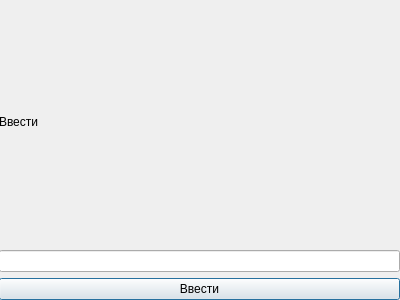
<?xml version="1.0" encoding="UTF-8"?>
<ui version="4.0">
 <class>Dialog</class>
 <widget class="QDialog" name="Dialog">
  <property name="geometry">
   <rect>
    <x>0</x>
    <y>0</y>
    <width>400</width>
    <height>300</height>
   </rect>
  </property>
  <property name="windowTitle">
   <string>Диалоговое окно</string>
  </property>
  <widget class="QWidget" name="gridLayoutWidget">
   <property name="geometry">
    <rect>
     <x>-1</x>
     <y>-1</y>
     <width>401</width>
     <height>301</height>
    </rect>
   </property>
   <layout class="QGridLayout" name="gridLayout">
    <item row="2" column="0">
     <widget class="QPushButton" name="Enter">
      <property name="text">
       <string>Ввести</string>
      </property>
     </widget>
    </item>
    <item row="1" column="0">
     <widget class="QLineEdit" name="lineEdit"/>
    </item>
    <item row="0" column="0">
     <widget class="QLabel" name="Enter_label">
      <property name="text">
       <string>Ввести</string>
      </property>
     </widget>
    </item>
   </layout>
  </widget>
 </widget>
 <resources/>
 <connections/>
</ui>
